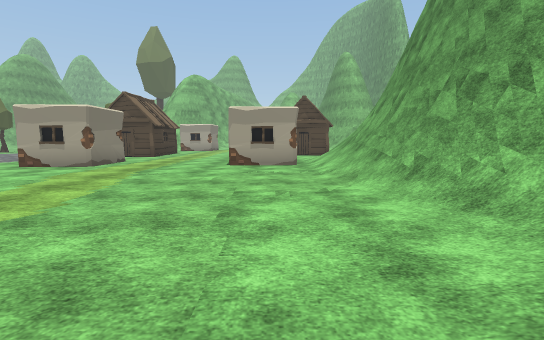
[1] (above)

24 first-person views from a walk through a Unity game level. The camera is 1.5 m above the floor, tilts 6° down and sees 85° across. The floor is counted in squares, 2 m on a side. Each view is taken from the middle of a square. On the plan, view 1 faces up. The plan holds only what a view shows up to about 10 squares ahead; the rest is blank. The place goes on beyond the plan. The player is left out. Some surface patterns are stand-ins.

[2]
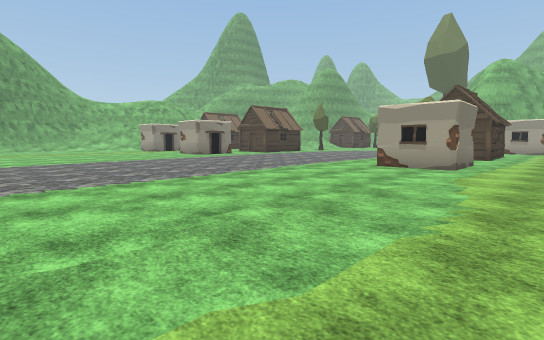

[3]
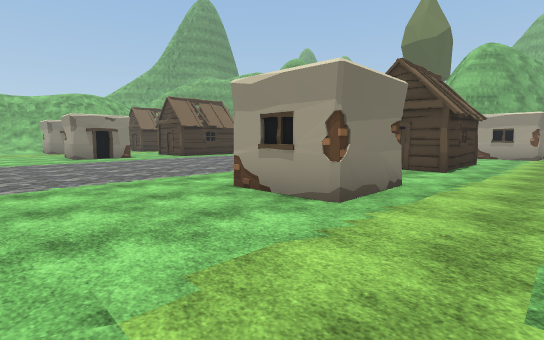

[4]
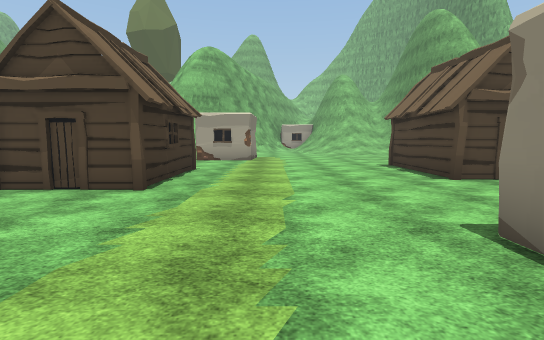

[5]
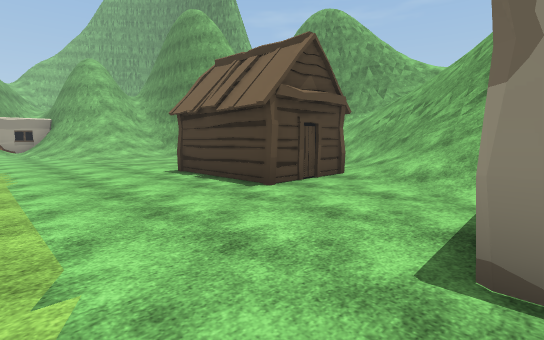

[6]
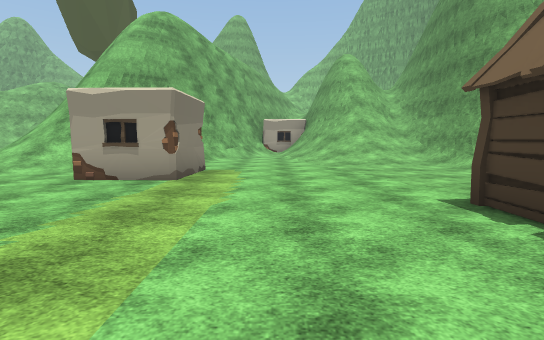

[7]
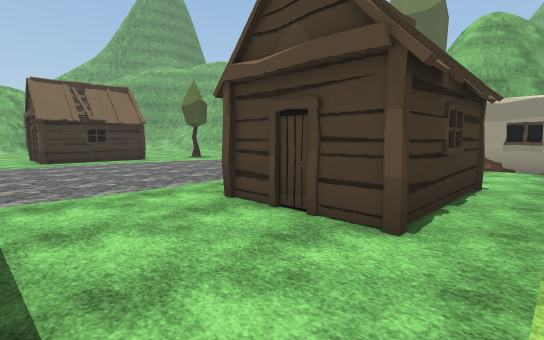

[8]
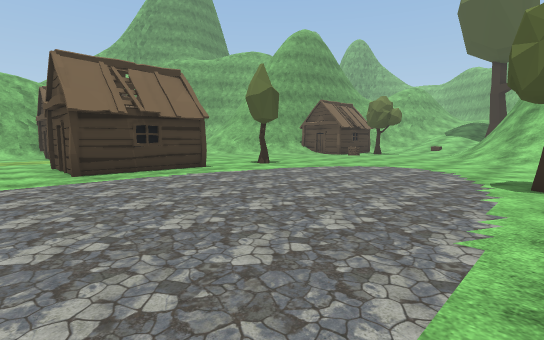

[9]
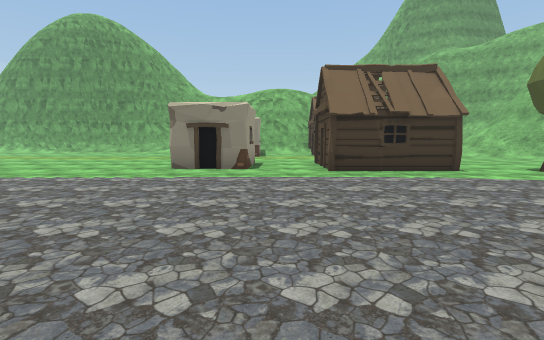

[10]
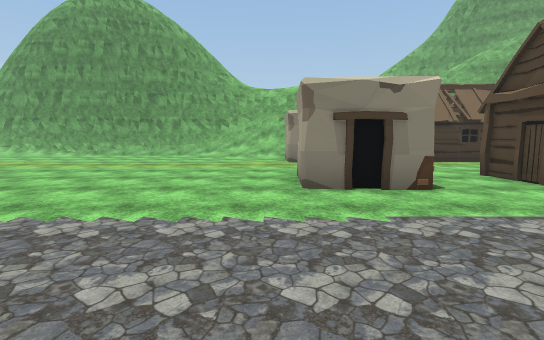

[11]
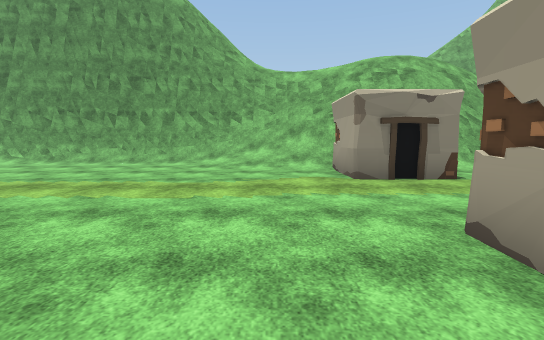

[12]
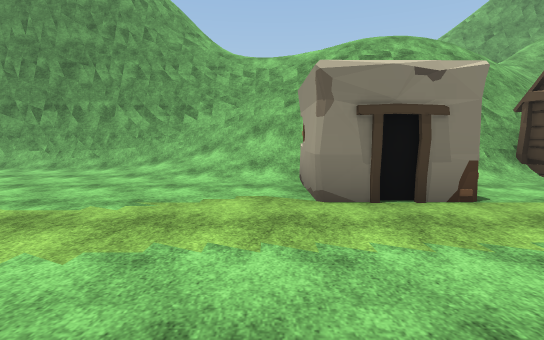

[13]
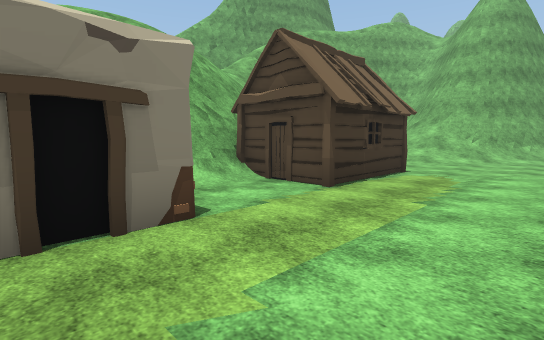

[14]
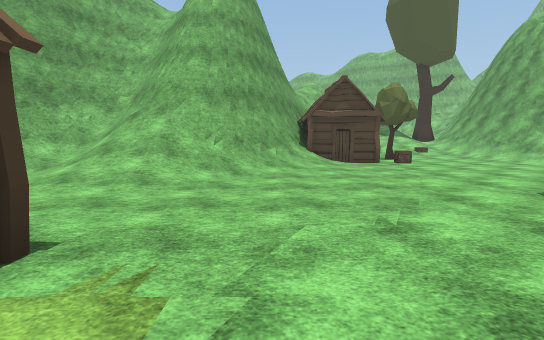

[15]
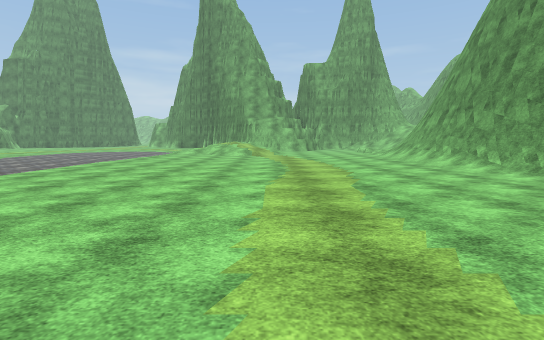

[16]
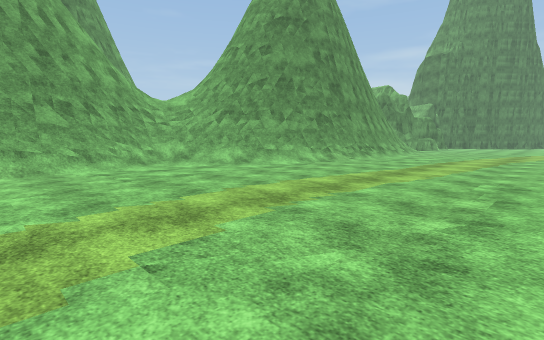

[17]
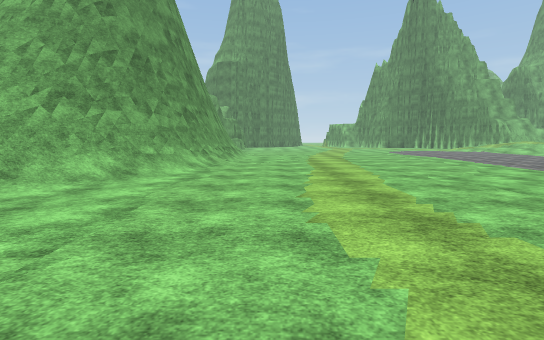

[18]
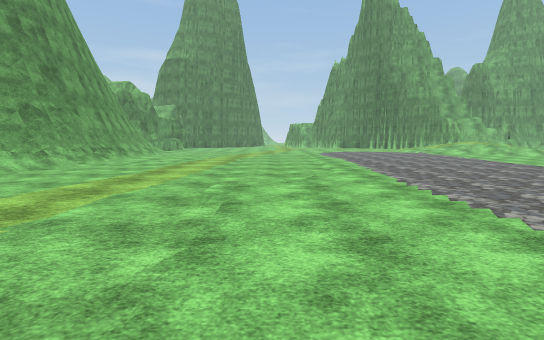

[19]
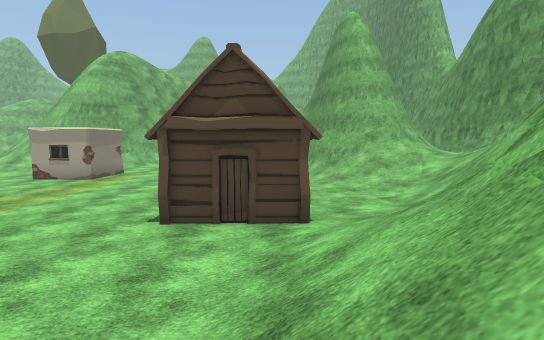

[20]
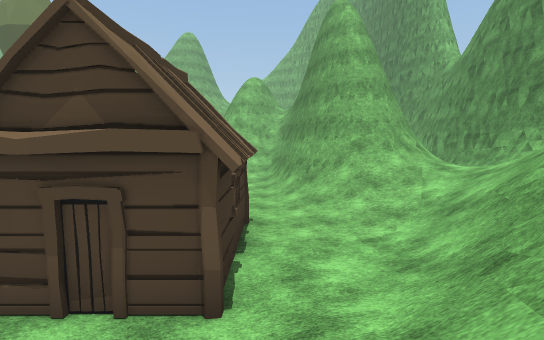

[21]
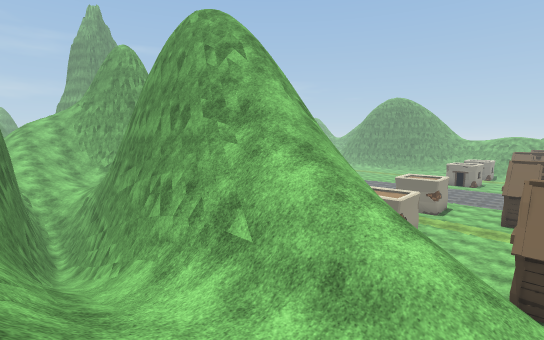

[22]
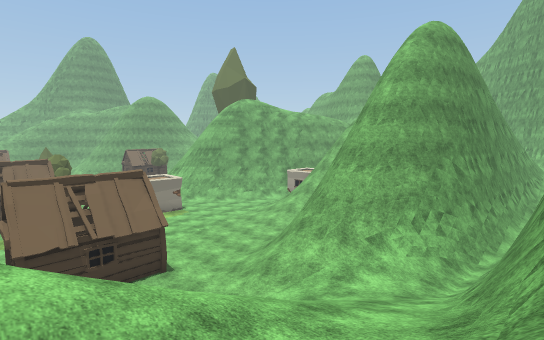

[23]
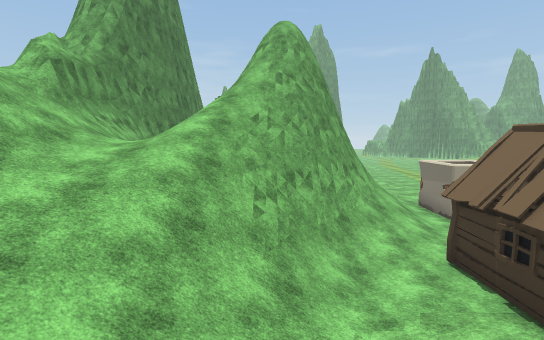

[24]
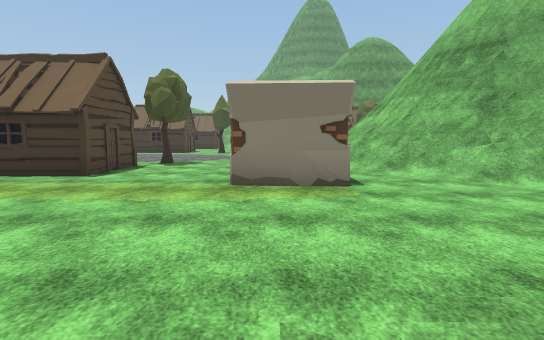

### Floor plan
Key: @ floor where view 1 was taken; # wall or solid block; . floor; / step, stairs or slope; = window, fence, low wall or low ledge; v drop or lower ground; H hut; T tree; C crate; O other object.
Columns run from 28 left of view 1 to 10 right of it. Each row starts with its distance up from view 1.
 23    v##   ## H..../ #####/..////##
 22    v###  #H/HC...////##/....///##
 21   v##=####/......./////........=#  ###
 20    #///=#/........////  O....../####/#
 19     //////.............##......//=///#
 18      ////......................./////##
 17      /..........................//////#
 16       .......T......T........HH../////#
 15  //    H.............HHH..... H../////#
 14  ///   H... HH.......H H..... H.//#////
 13    /#  H...H H.......H H.......//##////
 12    /##HH...H H................//##v///#
 11   /v##/.......................//#vv/#/#
 10   /v  /....................# ./##v ##/#
  9   /v   O...##......... #...##//# v###/#
  8   /# /##...O#.........O#....O//#v vv#/#
  7  //#//......................./##v vv###
  6  /v#//......................./##v v ##
  5  =##//........................##v   #
  4 ####/........................./# v #
  3  ###/........................./#####
  2    #/........................./#==
  1    #/........................//=#
  0    #/.......................@/##=
 -1    #/......................./###
 -2    #/.......................##
 -3    #/.......................##
 -4    ##.......................#
 -5    ##.......................#

Positions as (right, up) in squares from view 1, and headings:
1: (0, 0), facing up
2: (-3, 0), facing up-left
3: (-3, 5), facing up-left
4: (-3, 8), facing up
5: (-3, 10), facing up-right
6: (-2, 13), facing up
7: (-4, 10), facing up-left
8: (-8, 10), facing up-left
9: (-8, 10), facing left
10: (-11, 7), facing left
11: (-15, 6), facing left
12: (-17, 7), facing left
13: (-18, 8), facing up-left
14: (-19, 13), facing up
15: (-19, 5), facing down
16: (-6, 6), facing down-right
17: (-2, 6), facing down
18: (-6, 5), facing down
19: (2, 9), facing up
20: (3, 11), facing up
21: (10, 14), facing down-left
22: (10, 13), facing up-left
23: (6, 19), facing down
24: (1, 19), facing left
